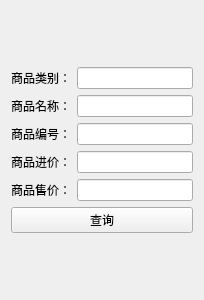
<?xml version="1.0" encoding="UTF-8"?>
<ui version="4.0">
 <class>Form</class>
 <widget class="QWidget" name="Form">
  <property name="geometry">
   <rect>
    <x>0</x>
    <y>0</y>
    <width>204</width>
    <height>300</height>
   </rect>
  </property>
  <property name="windowTitle">
   <string>Form</string>
  </property>
  <layout class="QGridLayout" name="gridLayout">
   <item row="0" column="0">
    <layout class="QVBoxLayout" name="verticalLayout_2">
     <item>
      <layout class="QVBoxLayout" name="verticalLayout">
       <item>
        <layout class="QHBoxLayout" name="horizontalLayout">
         <item>
          <widget class="QLabel" name="label">
           <property name="text">
            <string>商品类别：</string>
           </property>
          </widget>
         </item>
         <item>
          <widget class="QLineEdit" name="lineEdit"/>
         </item>
        </layout>
       </item>
       <item>
        <layout class="QHBoxLayout" name="horizontalLayout_2">
         <item>
          <widget class="QLabel" name="label_4">
           <property name="text">
            <string>商品名称：</string>
           </property>
          </widget>
         </item>
         <item>
          <widget class="QLineEdit" name="lineEdit_4"/>
         </item>
        </layout>
       </item>
       <item>
        <layout class="QHBoxLayout" name="horizontalLayout_3">
         <item>
          <widget class="QLabel" name="label_3">
           <property name="text">
            <string>商品编号：</string>
           </property>
          </widget>
         </item>
         <item>
          <widget class="QLineEdit" name="lineEdit_3"/>
         </item>
        </layout>
       </item>
       <item>
        <layout class="QHBoxLayout" name="horizontalLayout_4">
         <item>
          <widget class="QLabel" name="label_2">
           <property name="text">
            <string>商品进价：</string>
           </property>
          </widget>
         </item>
         <item>
          <widget class="QLineEdit" name="lineEdit_2"/>
         </item>
        </layout>
       </item>
       <item>
        <layout class="QHBoxLayout" name="horizontalLayout_5">
         <item>
          <widget class="QLabel" name="label_5">
           <property name="text">
            <string>商品售价：</string>
           </property>
          </widget>
         </item>
         <item>
          <widget class="QLineEdit" name="lineEdit_5"/>
         </item>
        </layout>
       </item>
      </layout>
     </item>
     <item>
      <widget class="QPushButton" name="pushButton">
       <property name="text">
        <string>查询</string>
       </property>
      </widget>
     </item>
    </layout>
   </item>
  </layout>
 </widget>
 <resources/>
 <connections/>
</ui>
